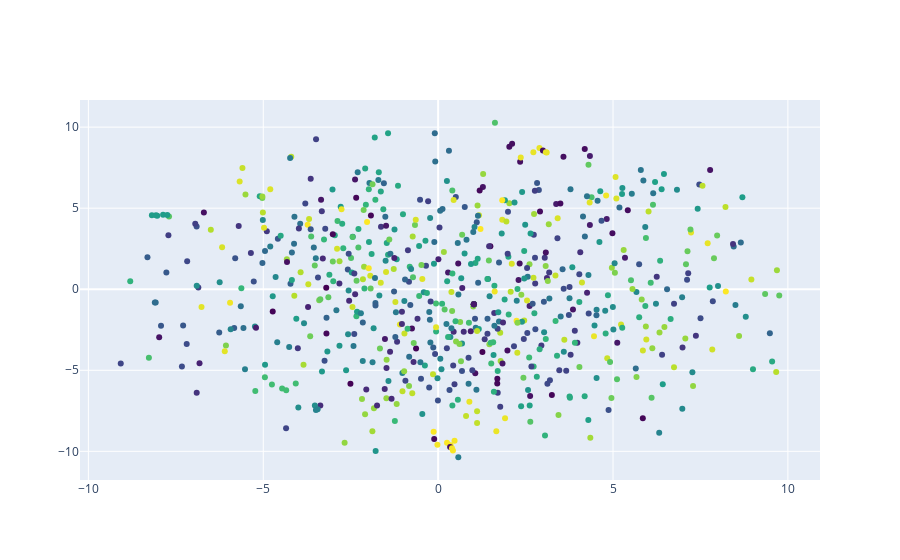

Notebook cell for this chart:
### Code cell
plot_scatter_cid(tsne_embedding[:COUNT], all_ids[:COUNT], all_clnames[:COUNT])

### Figure 1 — Plotly figure (JSON) as saved in the notebook; plotly's stock layout.template omitted (floating-point values rounded to 4 significant figures; data arrays with more than 128 entries replaced by an {"elided": "..."} marker saying what was removed)
{"data": [{"marker": {"color": {"elided": "688 int values"}, "colorscale": [[0, "#440154"], [0.1111, "#482878"], [0.2222, "#3e4989"], [0.3333, "#31688e"], [0.4444, "#26828e"], [0.5556, "#1f9e89"], [0.6667, "#35b779"], [0.7778, "#6ece58"], [0.8889, "#b5de2b"], [1, "#fde725"]]}, "mode": "markers", "text": {"elided": "688 str values"}, "type": "scatter", "x": {"elided": "688 float values"}, "y": {"elided": "688 float values"}}], "layout": {"autosize": true, "xaxis": {"autorange": true, "range": [-10.22, 10.9], "type": "linear"}, "yaxis": {"autorange": true, "range": [-11.88, 11.78], "type": "linear"}}}
